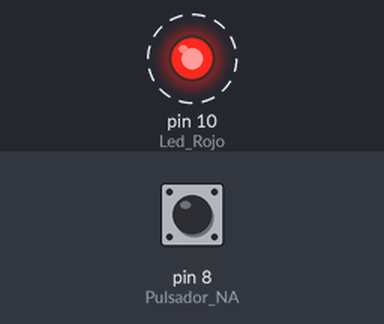
Simulated run of this sketch. Board: Arduino Uno, built with avr-gcc and run on an emulated ATmega328P. Parts: output pins drawn as LEDs (lit = HIGH). Dashed ring = blinking. Inputs (shaded band) come from the test bench; at power-on: pin 8 (Pulsador_NA) HIGH.

Above: at 0.5 s.
Timing chart, 0 to 4.6 s (numbered marks = the images above):
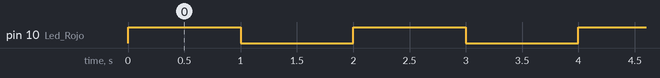

The sketch:

explicacion_11.ino
```cpp
//explicacion_11

int Led_Rojo = 10;
int Led_Verde = 9;
int Pulsador_NA = 8;
int Estado_Pulsador_NA = 0;

void setup(){
  pinMode(Led_Rojo, OUTPUT);
  pinMode(Led_Rojo, OUTPUT);
  pinMode(Pulsador_NA, INPUT);

}


void loop(){
  Estado_Pulsador_NA = digitalRead(Pulsador_NA);
/*
Entramos al Arbol Logico del programa:
  Igual a explicacion_8.
  Aqui decimos (condicion): SI el valor de Estado_Pulsador_NA es BAJO (0), entonces ejecutar el bloque de codigo.
  En este caso, (teoricamente) el led rojo va prender y el verde se apagara, se mantiene por 100 millisegundos y se reversa.
  Se mantiene este ciclo hasta que se haga FALSA la condicion.
  */
  if(Estado_Pulsador_NA == LOW){
    digitalWrite(Led_Rojo, HIGH);
    digitalWrite(Led_Verde, LOW);
    delay(100);
    digitalWrite(Led_Rojo, LOW);
    digitalWrite(Led_Verde, HIGH);
    delay(100);
  }
  /*
  En cualqier otro caso (cuando la condicion anterior se vuelva falsa), es decir, al presionar el boton:
  Se va iniciar un ciclo for (ver: for*), como inicializacion/incremento se tiene que la variable "i" aumentara de 1 cada ves
  que se repita el ciclo (hasta que se vuelva falsa la condicion).
  La condicion de este ciclo es: MIENTRAS "i" sea MENOR a 5, repetir ciclo. Cuando sea mayor a 5, salir del ciclo.

  Este ciclo se puede iniciar con un solo pulso ALTO del pulsador (un pulso = inicializacion --> 5 ciclos).
  Al mantenserse pulsado el pulsador, este ciclo se repetira cada ves que se inicie, es decir, si se mantiene pulsado por 2 parpadeos/ciclos,
  el programa va completar los 5 parpadeos/ciclos. Si se mantiene por 7, el programa va completar los 10 parpadeos/ciclos.
  */
  else{
    for(int i = 0; i < 5; i++){
      digitalWrite(Led_Rojo, HIGH);
      digitalWrite(Led_Verde, HIGH);
      delay(1000);
      digitalWrite(Led_Rojo, LOW);
      digitalWrite(Led_Verde, LOW);
      delay(1000);
    }
  }
}

/*

for* :
  Un ciclo for es aquel que repite el bloque de codigo hasta que se vuelva falsa la condicion,
  en contraste de otros ciclos, este tiene una declaracion de incremento.
  Este incremento/decremento se ejecuta cada vez que se repite el ciclo, esto hace que sea un ciclo FINITO.
  https://www.arduino.cc/reference/en/language/structure/control-structure/for/

Circuito simulado en: https://www.tinkercad.com/things/eBA8KWzrzRe

*/
```

Measured:
- by itself, pin 10 (Led_Rojo): alternates HIGH for 1.0 s and LOW for 1.0 s
